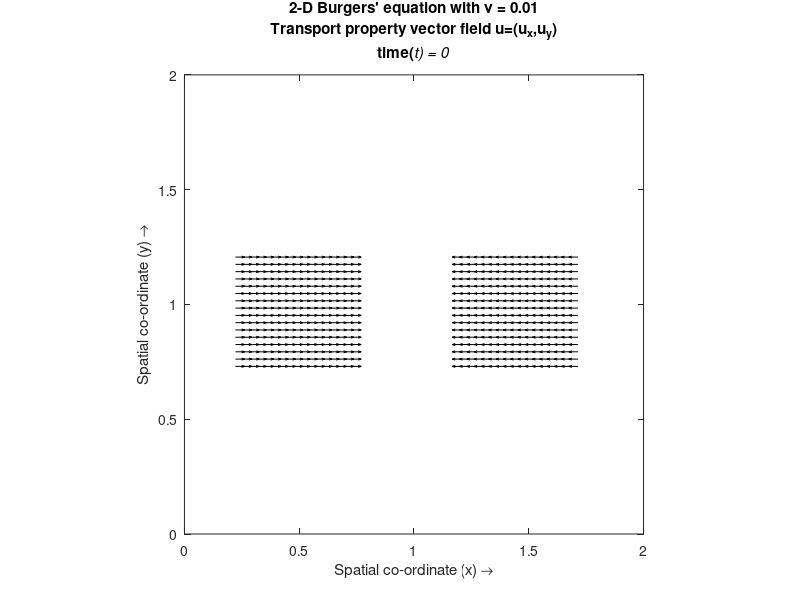

Write the MATLAB code that produced this figure. (Note: this script raises an error after producing the figure.)
% Simulating the 2-D Burgers' equation by the Finite Difference Method
...(a time march)
% Numerical scheme used is a first order upwind in time and for the
...first order partial space derivatives, while a central difference
...for the second order spatial derivatives
%%
%Specifying Parameters
nx=64;                           %Number of steps in space(x)
ny=64;                           %Number of steps in space(y)       
nt=200;                           %Number of time steps 
dt=0.01;                         %Width of each time step
dx=2/(nx-1);                     %Width of space step(x)
dy=2/(ny-1);                     %Width of space step(y)
x=0:dx:2;                        %Range of x(0,2) and specifying the grid points
y=0:dy:2;                        %Range of y(0,2) and specifying the grid points
vis=0.01;                        %Diffusion coefficient/viscosity
u=zeros(nx,ny);                  %Preallocating u
un=zeros(nx,ny);                 %Preallocating un
v=zeros(nx,ny);                  %Preallocating v
vn=zeros(nx,ny);                 %Preallocating vn
rhsx=zeros(nx,ny);
rhsy=zeros(nx,ny);
%%
% Initial Conditions
% for i=1:nx
%     for j=1:ny
%         if ((0.5<=y(j))&&(y(j)<=1)&&(0.5<=x(i))&&(x(i)<=1))
%             u(i,j)=0;
%             v(i,j)=1;
%         else
%             u(i,j)=1;
%             v(i,j)=0;
%         end
%     end
% end

r_x1 = round([0.25/(dx), 1.25/(dx)]);
r_x2 = round([0.75/(dx), 1.75/(dx)]);
r_y1 = round([0.75/(dy), 0.75/(dy)]);
r_y2 = round([1.25/(dy), 1.25/(dy)]);

desired_values = [2.0;-2.0];
for i = 1:length(r_x1)

    u(r_x1(i):r_x2(i), r_y1(i):r_y2(i)) = desired_values(i);
%     v_0(r_y1(i):r_y2(i), r_x1(i):r_x2(i)) = desired_values(i);
end
%%
%Boundary conditions
u(1,:)=0;
u(nx,:)=0;
u(:,1)=0;
u(:,ny)=0;
v(1,:)=0;
v(nx,:)=0;
v(:,1)=0;
v(:,ny)=0;
%%
%Calculating the coefficient matrix for the implicit scheme
Ex=(vis*dt/dx^2)*sparse(2:nx,1:nx-1,1,nx,nx);
Dx=Ex+Ex'-(2*dt*vis/dx^2)*speye(nx);
Ey=(vis*dt/dy^2)*sparse(2:ny,1:ny-1,1,ny,ny);
Dy=Ey+Ey'-(2*dt*vis/dy^2)*speye(ny);
d=kron(Dy,speye(nx))+kron(speye(ny),Dx);
D=d-speye(nx*ny);
%%
%Calculating the velocity profile for each time step
i=2:nx-1;
j=2:ny-1;
m=2:nx;
n=2:ny;
for it=0:nt
    un=u;
    vn=v;
    %plotting the velocity field
    h=quiver(x,y,u',v','k');
    axis([0 2 0 2])
    axis square
    title({['2-D Burgers'' equation with {\nu} = ',num2str(vis)];'Transport property vector field {\bfu}=(u_x,u_y)';['time(\itt) = ',num2str(dt*it)]})
    xlabel('Spatial co-ordinate (x) \rightarrow')
    ylabel('Spatial co-ordinate (y) \rightarrow')
    drawnow;
    refreshdata(h)
    %Uncomment as necessary
    %---------------
    %Implicit method:
    
%     rhsx(m,n)=un(m,n)-(dt*un(m,n).*(un(m,n)-un(m-1,n))/dx)-(dt*vn(m,n).*(un(m,n)-un(m,n-1))/dy);
%     rhsy(m,n)=vn(m,n)-(dt*un(m,n).*(vn(m,n)-vn(m-1,n))/dx)-(dt*vn(m,n).*(vn(m,n)-vn(m,n-1))/dy);
%     bx=-reshape(rhsx,[],1);
%     bx(1:nx)=0;bx(nx*(ny-1)+1:nx*ny)=0;         %Imposing boundary conditions
%     bx(1:nx:nx*(ny-1)+1)=0;bx(nx:nx:nx*ny)=0;   ... on b itself
%     solx=D\bx;
%     u=reshape(solx,nx,ny);
%     by=-reshape(rhsy,[],1);
%     by(1:nx)=0;by(nx*(ny-1)+1:nx*ny)=0;         %Imposing boundary conditions
%     by(1:nx:nx*(ny-1)+1)=0;by(nx:nx:nx*ny)=0;   ... on b itself
%     soly=D\by;
%     v=reshape(soly,nx,ny);
    %}
    %---------------
    %Explicit mathod
% %     {
    u(i,j)=un(i,j)-(dt*(un(i,j)-un(i-1,j)).*un(i,j)/dx)-(dt*(un(i,j)-un(i,j-1)).*vn(i,j)/dy)+(vis*dt*(un(i+1,j)-2*un(i,j)+un(i-1,j))/(dx*dx))+(vis*dt*(un(i,j-1)-2*un(i,j)+un(i,j+1))/(dy*dy));
    v(i,j)=vn(i,j)-(dt*(vn(i,j)-vn(i-1,j)).*un(i,j)/dx)-(dt*(vn(i,j)-vn(i,j-1)).*vn(i,j)/dy)+(vis*dt*(vn(i+1,j)-2*vn(i,j)+vn(i-1,j))/(dx*dx))+(vis*dt*(vn(i,j-1)-2*vn(i,j)+vn(i,j+1))/(dy*dy));
% %     Boundary Conditions
    u(1,:)=0;
    u(nx,:)=0;
    u(:,1)=0;
    u(:,ny)=0;
    v(1,:)=0;
    v(nx,:)=0;
    v(:,1)=0;
    v(:,ny)=0;
% %     }
end